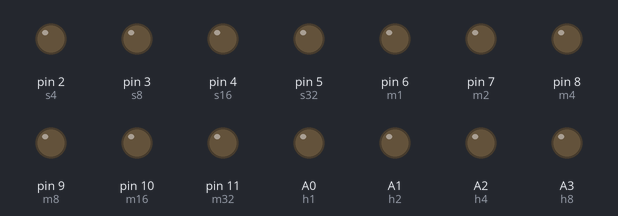
Bench run of a sketch on a simulated Arduino Uno, built with avr-gcc and run on an emulated ATmega328P. Shown: output pins drawn as LEDs (lit = HIGH). Pins used as bus, display or sensor lines are not drawn.

Above: at 0.1 s.
At 4.1 s:
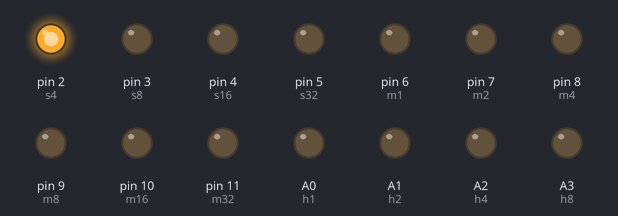
At 8.1 s:
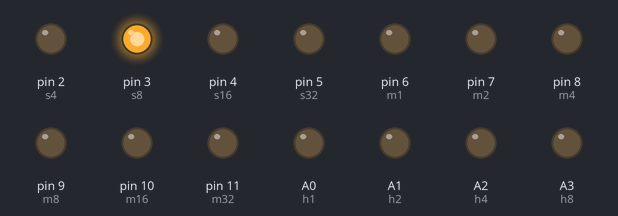
At 16.1 s:
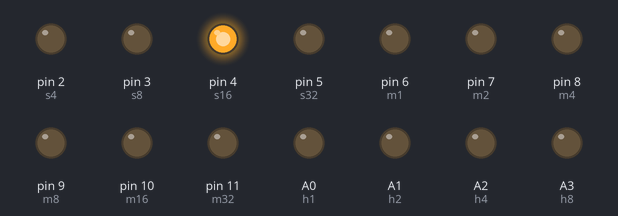
At 24.1 s:
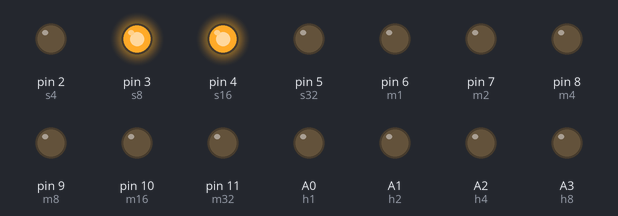
At 36.1 s:
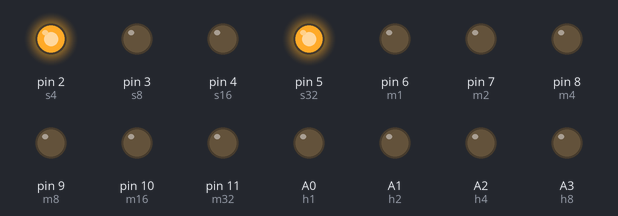
Timing chart, 0 to 37.6 s (numbered marks = the images above):
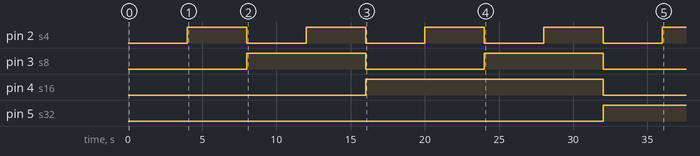

The sketch:

binary_clock.ino
```cpp
// C++ code

const int s1=0;
const int s2=1;
const int s4=2;
const int s8=3;
const int s16=4;
const int s32=5;

const int m1=6;
const int m2=7;
const int m4=8;
const int m8=9;
const int m16=10;
const int m32=11;

const int h1=A0;
const int h2=A1;
const int h4=A2;
const int h8=A3;
const int h16=A4;


int seconds=0;
int minutes=0;
int hours=0;

void setup()
{
  pinMode(s1, OUTPUT);
  pinMode(s2, OUTPUT);
  pinMode(s4, OUTPUT);
  pinMode(s8, OUTPUT);
  pinMode(s16, OUTPUT);
  pinMode(s32, OUTPUT);

  pinMode(m1, OUTPUT);
  pinMode(m2, OUTPUT);
  pinMode(m4, OUTPUT);
  pinMode(m8, OUTPUT);
  pinMode(m16, OUTPUT);
  pinMode(m32, OUTPUT);

  pinMode(h1, OUTPUT);
  pinMode(h2, OUTPUT);
  pinMode(h4, OUTPUT);
  pinMode(h8, OUTPUT);
  pinMode(h16, OUTPUT);

}

void loop()
{
  // SECONDS

  int sec1=seconds%2;
  int secondsb10=seconds/2;
  int sec2=secondsb10%2;
  secondsb10=secondsb10/2;
  int sec4=secondsb10%2;
  secondsb10=secondsb10/2;
  int sec8=secondsb10%2;
  secondsb10=secondsb10/2;
  int sec16=secondsb10%2;
  secondsb10=secondsb10/2;
  int sec32=secondsb10%2;

  if (sec1==1){
  	digitalWrite(s1, HIGH);
  }else{
    digitalWrite(s1, LOW);
  }
  if (sec2==1){
  	digitalWrite(s2, HIGH);
  }else{
    digitalWrite(s2, LOW);
  }
  if (sec4==1){
  	digitalWrite(s4, HIGH);
  }else{
    digitalWrite(s4, LOW);
  }
  if (sec8==1){
  	digitalWrite(s8, HIGH);
  }else{
    digitalWrite(s8, LOW);
  }
  if (sec16==1){
  	digitalWrite(s16, HIGH);
  }else{
    digitalWrite(s16, LOW);
  }
  if (sec32==1){
  	digitalWrite(s32, HIGH);
  }else{
    digitalWrite(s32, LOW);
  }


  // MINUTES

  int min1=minutes%2;
  int minutesb10=minutes/2;
  int min2=minutesb10%2;
  minutesb10=minutesb10/2;
  int min4=minutesb10%2;
  minutesb10=minutesb10/2;
  int min8=minutesb10%2;
  minutesb10=minutesb10/2;
  int min16=minutesb10%2;
  minutesb10=minutesb10/2;
  int min32=minutesb10%2;

  if (min1==1){
  	digitalWrite(m1, HIGH);
  }else{
    digitalWrite(m1, LOW);
  }
  if (min2==1){
  	digitalWrite(m2, HIGH);
  }else{
    digitalWrite(m2, LOW);
  }
  if (min4==1){
  	digitalWrite(m4, HIGH);
  }else{
    digitalWrite(m4, LOW);
  }
  if (min8==1){
  	digitalWrite(m8, HIGH);
  }else{
    digitalWrite(m8, LOW);
  }
  if (min16==1){
  	digitalWrite(m16, HIGH);
  }else{
    digitalWrite(m16, LOW);
  }
  if (min32==1){
  	digitalWrite(m32, HIGH);
  }else{
    digitalWrite(m32, LOW);
  }


  // HOURS

  int hr1=hours%2;
  int hoursb10=hours/2;
  int hr2=hoursb10%2;
  hoursb10=hoursb10/2;
  int hr4=hoursb10%2;
  hoursb10=hoursb10/2;
  int hr8=hoursb10%2;
  hoursb10=hoursb10/2;
  int hr16=hoursb10%2;


  if (hr1==1){
  	digitalWrite(h1, HIGH);
  }else{
    digitalWrite(h1, LOW);
  }
  if (hr2==1){
  	digitalWrite(h2, HIGH);
  }else{
    digitalWrite(h2, LOW);
  }
  if (hr4==1){
  	digitalWrite(h4, HIGH);
  }else{
    digitalWrite(h4, LOW);
  }
  if (hr8==1){
  	digitalWrite(h8, HIGH);
  }else{
    digitalWrite(h8, LOW);
  }
  if (hr16==1){
  	digitalWrite(h16, HIGH);
  }else{
    digitalWrite(h16, LOW);
  }

  seconds++;
  if (seconds==60){
  	seconds=0;
    minutes++;
  }
  if (minutes==60){
  	minutes=0;
    hours++;
  }
  if (hours==24){
  	hours=0;
  }

  delay(1000); // Wait for 1000 millisecond(s)
}
```

Measured:
- by itself, pin 2 (s4): alternates HIGH for 4.0 s and LOW for 4.0 s
- by itself, pin 3 (s8): alternates HIGH for 8.0 s and LOW for 8.0 s
- by itself, pin 4 (s16): LOW → HIGH at 16.0 s, → LOW 16.0 s later
- by itself, pin 5 (s32): LOW → HIGH at 32.0 s
